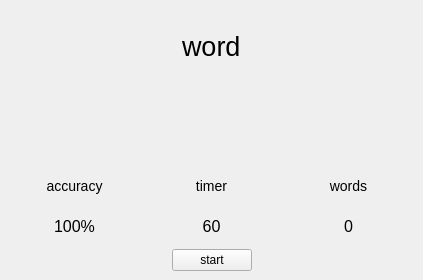
<?xml version="1.0" encoding="UTF-8"?>
<ui version="4.0">
 <class>MainWindow</class>
 <widget class="QMainWindow" name="MainWindow">
  <property name="geometry">
   <rect>
    <x>0</x>
    <y>0</y>
    <width>423</width>
    <height>280</height>
   </rect>
  </property>
  <property name="windowTitle">
   <string>MainWindow</string>
  </property>
  <widget class="QWidget" name="centralwidget">
   <layout class="QVBoxLayout" name="verticalLayout_4">
    <item>
     <layout class="QHBoxLayout" name="horizontalLayout_2">
      <item>
       <spacer name="horizontalSpacer">
        <property name="orientation">
         <enum>Qt::Horizontal</enum>
        </property>
        <property name="sizeHint" stdset="0">
         <size>
          <width>40</width>
          <height>20</height>
         </size>
        </property>
       </spacer>
      </item>
      <item>
       <widget class="QLabel" name="label">
        <property name="styleSheet">
         <string notr="true">QLabel {
font-size: 20pt;
}</string>
        </property>
        <property name="text">
         <string>word</string>
        </property>
       </widget>
      </item>
      <item>
       <spacer name="horizontalSpacer_2">
        <property name="orientation">
         <enum>Qt::Horizontal</enum>
        </property>
        <property name="sizeHint" stdset="0">
         <size>
          <width>40</width>
          <height>20</height>
         </size>
        </property>
       </spacer>
      </item>
     </layout>
    </item>
    <item>
     <layout class="QHBoxLayout" name="horizontalLayout">
      <item>
       <spacer name="horizontalSpacer_3">
        <property name="orientation">
         <enum>Qt::Horizontal</enum>
        </property>
        <property name="sizeHint" stdset="0">
         <size>
          <width>40</width>
          <height>20</height>
         </size>
        </property>
       </spacer>
      </item>
      <item>
       <widget class="QLabel" name="label_2">
        <property name="styleSheet">
         <string notr="true">QLabel{
font-size : 20pt;
}</string>
        </property>
        <property name="text">
         <string/>
        </property>
       </widget>
      </item>
      <item>
       <spacer name="horizontalSpacer_4">
        <property name="orientation">
         <enum>Qt::Horizontal</enum>
        </property>
        <property name="sizeHint" stdset="0">
         <size>
          <width>40</width>
          <height>20</height>
         </size>
        </property>
       </spacer>
      </item>
     </layout>
    </item>
    <item>
     <layout class="QHBoxLayout" name="horizontalLayout_3">
      <item>
       <layout class="QVBoxLayout" name="verticalLayout">
        <item>
         <widget class="QLabel" name="label_accuracyText">
          <property name="styleSheet">
           <string notr="true">QLabel { 
font-size: 14px; 
}</string>
          </property>
          <property name="text">
           <string>accuracy</string>
          </property>
          <property name="alignment">
           <set>Qt::AlignCenter</set>
          </property>
         </widget>
        </item>
        <item>
         <widget class="QLabel" name="label_accuracy">
          <property name="styleSheet">
           <string notr="true">QLabel { 
font-size: 16px; 
text-align: center; 
}</string>
          </property>
          <property name="text">
           <string>100%</string>
          </property>
          <property name="alignment">
           <set>Qt::AlignCenter</set>
          </property>
         </widget>
        </item>
       </layout>
      </item>
      <item>
       <layout class="QVBoxLayout" name="verticalLayout_2">
        <item>
         <widget class="QLabel" name="label_timerText">
          <property name="styleSheet">
           <string notr="true">QLabel { 
font-size: 14px; 
}</string>
          </property>
          <property name="text">
           <string>timer</string>
          </property>
          <property name="alignment">
           <set>Qt::AlignCenter</set>
          </property>
         </widget>
        </item>
        <item>
         <widget class="QLabel" name="label_timer">
          <property name="styleSheet">
           <string notr="true">QLabel { 
font-size: 16px; 
text-align: center; 
}</string>
          </property>
          <property name="text">
           <string>60</string>
          </property>
          <property name="alignment">
           <set>Qt::AlignCenter</set>
          </property>
         </widget>
        </item>
       </layout>
      </item>
      <item>
       <layout class="QVBoxLayout" name="verticalLayout_3">
        <item>
         <widget class="QLabel" name="label_wordCounterText">
          <property name="styleSheet">
           <string notr="true">QLabel { 
font-size: 14px; 
}</string>
          </property>
          <property name="text">
           <string>words</string>
          </property>
          <property name="alignment">
           <set>Qt::AlignCenter</set>
          </property>
         </widget>
        </item>
        <item>
         <widget class="QLabel" name="label_wordCounter">
          <property name="styleSheet">
           <string notr="true">QLabel { 
font-size: 16px; 
text-align: center; 
}</string>
          </property>
          <property name="text">
           <string>0</string>
          </property>
          <property name="alignment">
           <set>Qt::AlignCenter</set>
          </property>
         </widget>
        </item>
       </layout>
      </item>
     </layout>
    </item>
    <item>
     <layout class="QHBoxLayout" name="horizontalLayout_4">
      <item>
       <spacer name="horizontalSpacer_5">
        <property name="orientation">
         <enum>Qt::Horizontal</enum>
        </property>
        <property name="sizeHint" stdset="0">
         <size>
          <width>40</width>
          <height>20</height>
         </size>
        </property>
       </spacer>
      </item>
      <item>
       <widget class="QPushButton" name="pushButton">
        <property name="text">
         <string>start</string>
        </property>
       </widget>
      </item>
      <item>
       <spacer name="horizontalSpacer_6">
        <property name="orientation">
         <enum>Qt::Horizontal</enum>
        </property>
        <property name="sizeHint" stdset="0">
         <size>
          <width>40</width>
          <height>20</height>
         </size>
        </property>
       </spacer>
      </item>
     </layout>
    </item>
   </layout>
  </widget>
 </widget>
 <resources/>
 <connections/>
</ui>
